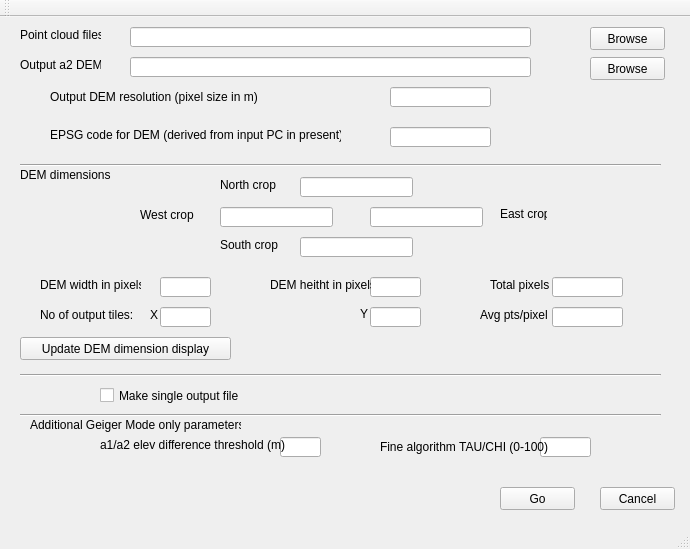
<?xml version="1.0" encoding="UTF-8"?>
<ui version="4.0">
 <class>gridderClass</class>
 <widget class="QMainWindow" name="gridderClass">
  <property name="geometry">
   <rect>
    <x>0</x>
    <y>0</y>
    <width>690</width>
    <height>549</height>
   </rect>
  </property>
  <property name="windowTitle">
   <string>gridder</string>
  </property>
  <widget class="QWidget" name="centralWidget">
   <widget class="QLineEdit" name="pcFileEdit">
    <property name="geometry">
     <rect>
      <x>130</x>
      <y>10</y>
      <width>401</width>
      <height>20</height>
     </rect>
    </property>
   </widget>
   <widget class="QLineEdit" name="demFileEdit">
    <property name="geometry">
     <rect>
      <x>130</x>
      <y>40</y>
      <width>401</width>
      <height>20</height>
     </rect>
    </property>
   </widget>
   <widget class="QLineEdit" name="resEdit">
    <property name="geometry">
     <rect>
      <x>390</x>
      <y>70</y>
      <width>101</width>
      <height>20</height>
     </rect>
    </property>
   </widget>
   <widget class="QLineEdit" name="epsgEdit">
    <property name="geometry">
     <rect>
      <x>390</x>
      <y>110</y>
      <width>101</width>
      <height>20</height>
     </rect>
    </property>
   </widget>
   <widget class="QLineEdit" name="nEdit">
    <property name="geometry">
     <rect>
      <x>300</x>
      <y>160</y>
      <width>113</width>
      <height>20</height>
     </rect>
    </property>
   </widget>
   <widget class="QLineEdit" name="wEdit">
    <property name="geometry">
     <rect>
      <x>220</x>
      <y>190</y>
      <width>113</width>
      <height>20</height>
     </rect>
    </property>
   </widget>
   <widget class="QLineEdit" name="eEdit">
    <property name="geometry">
     <rect>
      <x>370</x>
      <y>190</y>
      <width>113</width>
      <height>20</height>
     </rect>
    </property>
   </widget>
   <widget class="QLineEdit" name="sEdit">
    <property name="geometry">
     <rect>
      <x>300</x>
      <y>220</y>
      <width>113</width>
      <height>20</height>
     </rect>
    </property>
   </widget>
   <widget class="QLineEdit" name="demWidthEdit">
    <property name="geometry">
     <rect>
      <x>160</x>
      <y>260</y>
      <width>51</width>
      <height>20</height>
     </rect>
    </property>
   </widget>
   <widget class="QLineEdit" name="demHeightEdit">
    <property name="geometry">
     <rect>
      <x>370</x>
      <y>260</y>
      <width>51</width>
      <height>20</height>
     </rect>
    </property>
   </widget>
   <widget class="QLineEdit" name="demNEdit">
    <property name="geometry">
     <rect>
      <x>552</x>
      <y>260</y>
      <width>71</width>
      <height>20</height>
     </rect>
    </property>
   </widget>
   <widget class="QLineEdit" name="ntilesXEdit">
    <property name="geometry">
     <rect>
      <x>160</x>
      <y>290</y>
      <width>51</width>
      <height>20</height>
     </rect>
    </property>
   </widget>
   <widget class="QLineEdit" name="ntilesYEdit">
    <property name="geometry">
     <rect>
      <x>370</x>
      <y>290</y>
      <width>51</width>
      <height>20</height>
     </rect>
    </property>
   </widget>
   <widget class="QPushButton" name="pcButton">
    <property name="geometry">
     <rect>
      <x>590</x>
      <y>10</y>
      <width>75</width>
      <height>23</height>
     </rect>
    </property>
    <property name="text">
     <string>Browse</string>
    </property>
   </widget>
   <widget class="QPushButton" name="demButton">
    <property name="geometry">
     <rect>
      <x>590</x>
      <y>40</y>
      <width>75</width>
      <height>23</height>
     </rect>
    </property>
    <property name="text">
     <string>Browse</string>
    </property>
   </widget>
   <widget class="QPushButton" name="cancelButton">
    <property name="geometry">
     <rect>
      <x>600</x>
      <y>470</y>
      <width>75</width>
      <height>23</height>
     </rect>
    </property>
    <property name="text">
     <string>Cancel</string>
    </property>
   </widget>
   <widget class="QPushButton" name="applyButton">
    <property name="geometry">
     <rect>
      <x>500</x>
      <y>470</y>
      <width>75</width>
      <height>23</height>
     </rect>
    </property>
    <property name="text">
     <string>Go</string>
    </property>
   </widget>
   <widget class="QLineEdit" name="geigerElevEdit">
    <property name="geometry">
     <rect>
      <x>280</x>
      <y>420</y>
      <width>41</width>
      <height>20</height>
     </rect>
    </property>
   </widget>
   <widget class="QLineEdit" name="geigerTauEdit">
    <property name="geometry">
     <rect>
      <x>540</x>
      <y>420</y>
      <width>51</width>
      <height>20</height>
     </rect>
    </property>
   </widget>
   <widget class="QLabel" name="label">
    <property name="geometry">
     <rect>
      <x>20</x>
      <y>10</y>
      <width>81</width>
      <height>16</height>
     </rect>
    </property>
    <property name="text">
     <string>Point cloud files</string>
    </property>
   </widget>
   <widget class="QLabel" name="label_2">
    <property name="geometry">
     <rect>
      <x>20</x>
      <y>40</y>
      <width>81</width>
      <height>16</height>
     </rect>
    </property>
    <property name="text">
     <string>Output a2 DEM</string>
    </property>
   </widget>
   <widget class="QLabel" name="label_3">
    <property name="geometry">
     <rect>
      <x>50</x>
      <y>70</y>
      <width>251</width>
      <height>20</height>
     </rect>
    </property>
    <property name="text">
     <string>Output DEM resolution (pixel size in m)</string>
    </property>
   </widget>
   <widget class="QLabel" name="label_4">
    <property name="geometry">
     <rect>
      <x>50</x>
      <y>110</y>
      <width>291</width>
      <height>16</height>
     </rect>
    </property>
    <property name="text">
     <string>EPSG code for DEM (derived from input PC in present)</string>
    </property>
   </widget>
   <widget class="QLabel" name="label_5">
    <property name="geometry">
     <rect>
      <x>220</x>
      <y>160</y>
      <width>61</width>
      <height>16</height>
     </rect>
    </property>
    <property name="text">
     <string>North crop</string>
    </property>
   </widget>
   <widget class="QLabel" name="label_6">
    <property name="geometry">
     <rect>
      <x>140</x>
      <y>190</y>
      <width>61</width>
      <height>16</height>
     </rect>
    </property>
    <property name="text">
     <string>West crop</string>
    </property>
   </widget>
   <widget class="QLabel" name="label_7">
    <property name="geometry">
     <rect>
      <x>500</x>
      <y>190</y>
      <width>47</width>
      <height>13</height>
     </rect>
    </property>
    <property name="text">
     <string>East crop</string>
    </property>
   </widget>
   <widget class="QLabel" name="label_8">
    <property name="geometry">
     <rect>
      <x>220</x>
      <y>220</y>
      <width>61</width>
      <height>16</height>
     </rect>
    </property>
    <property name="text">
     <string>South crop</string>
    </property>
   </widget>
   <widget class="Line" name="line">
    <property name="geometry">
     <rect>
      <x>20</x>
      <y>140</y>
      <width>641</width>
      <height>16</height>
     </rect>
    </property>
    <property name="orientation">
     <enum>Qt::Horizontal</enum>
    </property>
   </widget>
   <widget class="Line" name="line_2">
    <property name="geometry">
     <rect>
      <x>20</x>
      <y>350</y>
      <width>641</width>
      <height>16</height>
     </rect>
    </property>
    <property name="orientation">
     <enum>Qt::Horizontal</enum>
    </property>
   </widget>
   <widget class="QLabel" name="label_9">
    <property name="geometry">
     <rect>
      <x>20</x>
      <y>150</y>
      <width>111</width>
      <height>16</height>
     </rect>
    </property>
    <property name="text">
     <string>DEM dimensions</string>
    </property>
   </widget>
   <widget class="QLabel" name="label_10">
    <property name="geometry">
     <rect>
      <x>40</x>
      <y>260</y>
      <width>101</width>
      <height>16</height>
     </rect>
    </property>
    <property name="text">
     <string>DEM width in pixels</string>
    </property>
   </widget>
   <widget class="QLabel" name="label_11">
    <property name="geometry">
     <rect>
      <x>270</x>
      <y>260</y>
      <width>101</width>
      <height>16</height>
     </rect>
    </property>
    <property name="text">
     <string>DEM heitht in pixels</string>
    </property>
   </widget>
   <widget class="QLabel" name="label_12">
    <property name="geometry">
     <rect>
      <x>490</x>
      <y>260</y>
      <width>71</width>
      <height>16</height>
     </rect>
    </property>
    <property name="text">
     <string>Total pixels</string>
    </property>
   </widget>
   <widget class="QLabel" name="label_13">
    <property name="geometry">
     <rect>
      <x>40</x>
      <y>290</y>
      <width>101</width>
      <height>16</height>
     </rect>
    </property>
    <property name="text">
     <string>No of output tiles:</string>
    </property>
   </widget>
   <widget class="QLabel" name="label_14">
    <property name="geometry">
     <rect>
      <x>150</x>
      <y>290</y>
      <width>31</width>
      <height>16</height>
     </rect>
    </property>
    <property name="text">
     <string>X</string>
    </property>
   </widget>
   <widget class="QLabel" name="label_15">
    <property name="geometry">
     <rect>
      <x>360</x>
      <y>290</y>
      <width>47</width>
      <height>13</height>
     </rect>
    </property>
    <property name="text">
     <string>Y</string>
    </property>
   </widget>
   <widget class="Line" name="line_3">
    <property name="geometry">
     <rect>
      <x>20</x>
      <y>390</y>
      <width>641</width>
      <height>16</height>
     </rect>
    </property>
    <property name="orientation">
     <enum>Qt::Horizontal</enum>
    </property>
   </widget>
   <widget class="QLabel" name="label_16">
    <property name="geometry">
     <rect>
      <x>30</x>
      <y>400</y>
      <width>211</width>
      <height>16</height>
     </rect>
    </property>
    <property name="text">
     <string>Additional Geiger Mode only parameters</string>
    </property>
   </widget>
   <widget class="QLabel" name="label_17">
    <property name="geometry">
     <rect>
      <x>100</x>
      <y>420</y>
      <width>201</width>
      <height>16</height>
     </rect>
    </property>
    <property name="text">
     <string>a1/a2 elev difference threshold (m)</string>
    </property>
   </widget>
   <widget class="QLabel" name="label_18">
    <property name="geometry">
     <rect>
      <x>380</x>
      <y>420</y>
      <width>181</width>
      <height>20</height>
     </rect>
    </property>
    <property name="text">
     <string>Fine algorithm TAU/CHI (0-100)</string>
    </property>
   </widget>
   <widget class="QCheckBox" name="singleCheckBox">
    <property name="geometry">
     <rect>
      <x>100</x>
      <y>370</y>
      <width>151</width>
      <height>17</height>
     </rect>
    </property>
    <property name="text">
     <string>Make single output file</string>
    </property>
   </widget>
   <widget class="QPushButton" name="updateButton">
    <property name="geometry">
     <rect>
      <x>20</x>
      <y>320</y>
      <width>211</width>
      <height>23</height>
     </rect>
    </property>
    <property name="text">
     <string>Update DEM dimension display</string>
    </property>
   </widget>
   <widget class="QLineEdit" name="avgEdit">
    <property name="geometry">
     <rect>
      <x>552</x>
      <y>290</y>
      <width>71</width>
      <height>20</height>
     </rect>
    </property>
   </widget>
   <widget class="QLabel" name="label_19">
    <property name="geometry">
     <rect>
      <x>480</x>
      <y>290</y>
      <width>71</width>
      <height>16</height>
     </rect>
    </property>
    <property name="text">
     <string>Avg pts/pixel</string>
    </property>
   </widget>
  </widget>
  <widget class="QMenuBar" name="menuBar">
   <property name="geometry">
    <rect>
     <x>0</x>
     <y>0</y>
     <width>690</width>
     <height>21</height>
    </rect>
   </property>
  </widget>
  <widget class="QToolBar" name="mainToolBar">
   <attribute name="toolBarArea">
    <enum>TopToolBarArea</enum>
   </attribute>
   <attribute name="toolBarBreak">
    <bool>false</bool>
   </attribute>
  </widget>
  <widget class="QStatusBar" name="statusBar"/>
 </widget>
 <layoutdefault spacing="6" margin="11"/>
 <resources>
  <include location="gridder.qrc"/>
 </resources>
 <connections>
  <connection>
   <sender>pcButton</sender>
   <signal>clicked()</signal>
   <receiver>gridderClass</receiver>
   <slot>doPcBrowse()</slot>
   <hints>
    <hint type="sourcelabel">
     <x>604</x>
     <y>53</y>
    </hint>
    <hint type="destinationlabel">
     <x>586</x>
     <y>119</y>
    </hint>
   </hints>
  </connection>
  <connection>
   <sender>applyButton</sender>
   <signal>clicked()</signal>
   <receiver>gridderClass</receiver>
   <slot>doApply()</slot>
   <hints>
    <hint type="sourcelabel">
     <x>506</x>
     <y>512</y>
    </hint>
    <hint type="destinationlabel">
     <x>399</x>
     <y>515</y>
    </hint>
   </hints>
  </connection>
  <connection>
   <sender>cancelButton</sender>
   <signal>clicked()</signal>
   <receiver>gridderClass</receiver>
   <slot>doCancel()</slot>
   <hints>
    <hint type="sourcelabel">
     <x>631</x>
     <y>504</y>
    </hint>
    <hint type="destinationlabel">
     <x>634</x>
     <y>469</y>
    </hint>
   </hints>
  </connection>
  <connection>
   <sender>demButton</sender>
   <signal>clicked()</signal>
   <receiver>gridderClass</receiver>
   <slot>doDemBrowse()</slot>
   <hints>
    <hint type="sourcelabel">
     <x>623</x>
     <y>83</y>
    </hint>
    <hint type="destinationlabel">
     <x>631</x>
     <y>130</y>
    </hint>
   </hints>
  </connection>
  <connection>
   <sender>updateButton</sender>
   <signal>clicked()</signal>
   <receiver>gridderClass</receiver>
   <slot>doUpdate()</slot>
   <hints>
    <hint type="sourcelabel">
     <x>226</x>
     <y>365</y>
    </hint>
    <hint type="destinationlabel">
     <x>297</x>
     <y>365</y>
    </hint>
   </hints>
  </connection>
  <connection>
   <sender>resEdit</sender>
   <signal>editingFinished()</signal>
   <receiver>gridderClass</receiver>
   <slot>doRes()</slot>
   <hints>
    <hint type="sourcelabel">
     <x>480</x>
     <y>114</y>
    </hint>
    <hint type="destinationlabel">
     <x>638</x>
     <y>202</y>
    </hint>
   </hints>
  </connection>
 </connections>
 <slots>
  <slot>slot1()</slot>
  <slot>doDenBrowse()</slot>
  <slot>doPcBrowse()</slot>
  <slot>doApply()</slot>
  <slot>doCancel()</slot>
  <slot>doDemBrowse()</slot>
  <slot>doRes()</slot>
  <slot>doUpdate()</slot>
 </slots>
</ui>
